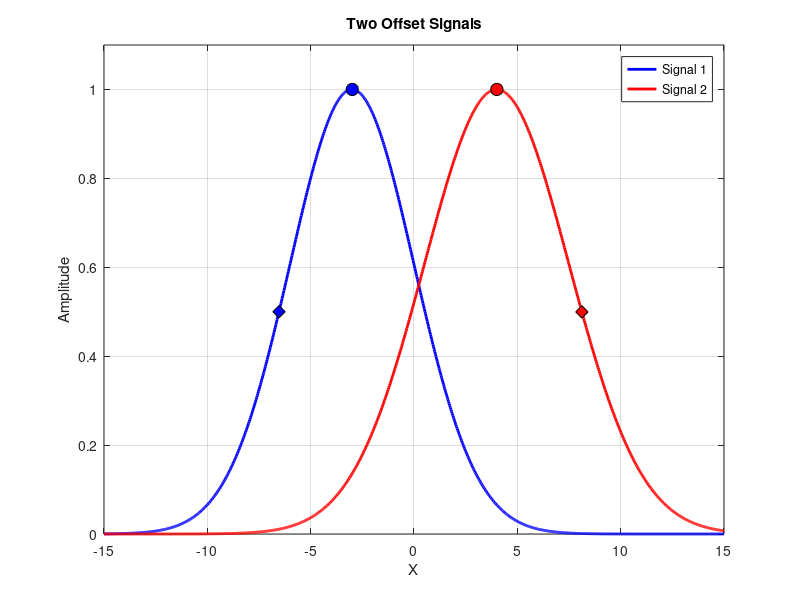

Write MATLAB code to recreate this figure.
% Parameters
x = linspace(-15, 15, 1000); % X-axis for the Gaussian curves

% First Gaussian curve
mu1 = -3;      % Mean of the first Gaussian
sigma1 = 3;    % Standard deviation of the first Gaussian
gaussian1 = exp(-(x - mu1).^2 / (2 * sigma1^2));

% Second Gaussian curve
mu2 = 4;       % Mean of the second Gaussian
sigma2 = 3.5;  % Standard deviation of the second Gaussian
gaussian2 = exp(-(x - mu2).^2 / (2 * sigma2^2));

% Find the peaks
[peak1, idx1] = max(gaussian1);
[peak2, idx2] = max(gaussian2);

% Calculate half-max values
halfMax1 = peak1 / 2;
halfMax2 = peak2 / 2;

% Find indices of points closest to half-max
[~, idxHalfMax1] = min(abs(gaussian1 - halfMax1));
[~, idxHalfMax2] = min(abs(gaussian2 - halfMax2));

% Plot the curves
figure;
plot(x, gaussian1, 'b', 'LineWidth', 2); hold on;
plot(x, gaussian2, 'r', 'LineWidth', 2);

% Highlight peaks with markers
scatter(x(idx1), peak1, 80, 'b', 'filled', 'MarkerEdgeColor', 'k'); % Peak for Gaussian 1
scatter(x(idx2), peak2, 80, 'r', 'filled', 'MarkerEdgeColor', 'k'); % Peak for Gaussian 2

% Highlight half-maximum points with markers
scatter(x(idxHalfMax1), gaussian1(idxHalfMax1), 80, 'b', 'd', 'filled', 'MarkerEdgeColor', 'k'); % Half-max for Gaussian 1
scatter(x(idxHalfMax2), gaussian2(idxHalfMax2), 80, 'r', 'd', 'filled', 'MarkerEdgeColor', 'k'); % Half-max for Gaussian 2

% Customize the plot
title('Two Offset Signals');
xlabel('X');
ylabel('Amplitude');
legend('Signal 1', 'Signal 2', 'Location', 'best');
grid on;
ylim([0 1.1])
